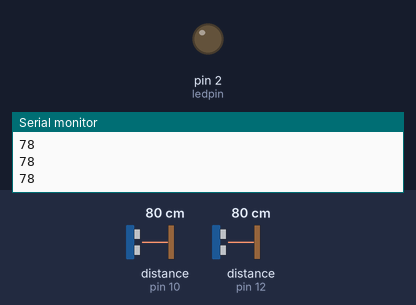
A sketch run on a simulated Arduino Uno, built with avr-gcc and run on an emulated ATmega328P. Shown: output pins drawn as LEDs (lit = HIGH), the last lines printed to the serial monitor. Wiring (inferred from the names in the program): 2 × ultrasonic range finder: trigger pin 9, echo pin 10 / trigger pin 11, echo pin 12. The test bench sets the inputs (shaded band); at power-on: distance to the obstacle (sensors on pin 10, pin 12) 80 cm. The echo pulse lasts 58.3 µs per cm; pins used as bus, display or sensor lines are not drawn.

Above: at 1.2 s.
1.3 s: distance to the obstacle (sensor on pin 10) set to 46 cm
2.8 s: distance to the obstacle (sensor on pin 10) set to 38 cm
At 3.6 s:
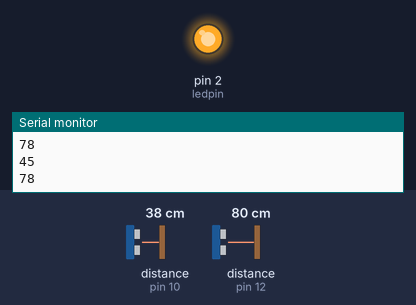
4.3 s: distance to the obstacle (sensor on pin 10) set to 60 cm
At 6.2 s:
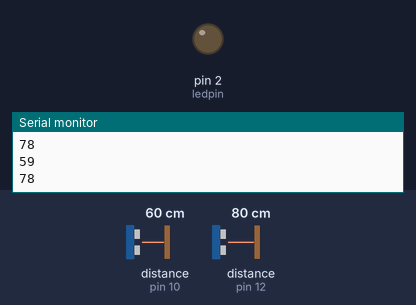
7.3 s: distance to the obstacle (sensor on pin 10) set to 2 cm
At 7.8 s:
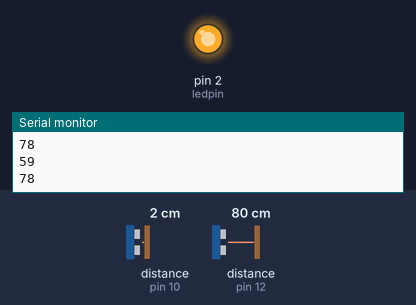
Timing chart, 0 to 9.8 s (numbered marks = the images above; inputs shaded):
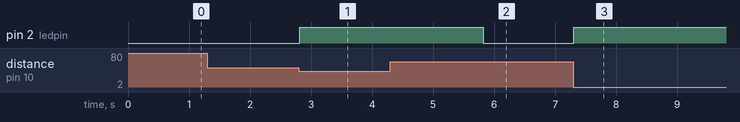

Measured:
- the behaviour switches between 42 and 41 cm on distance to the obstacle (sensor on pin 10) (found by bisection; images 0 and 1)
- after the input at 2.8 s, pin 2 (ledpin): LOW → HIGH at once
- after the input at 4.3 s, pin 2 (ledpin): HIGH → LOW after 1.5 s
- after the input at 7.3 s, pin 2 (ledpin): LOW → HIGH at once

The sketch:

sismik_1197070004.ino
```cpp
// C++ code
//
const int trigpin = 9;
const int echopin = 10;
const int trigpin2 = 11;
const int echopin2 = 12;
const int ledpin = 2;
const int ledpin2 = 3;
const int in=6;
long durasi, durasi2;
int jarak, jarak2;

void setup()
{
  pinMode(trigpin, OUTPUT);
  pinMode(echopin, INPUT);
  pinMode(trigpin2, OUTPUT);
  pinMode(echopin2, INPUT);
  pinMode(ledpin, OUTPUT);
  Serial.begin(9600);
}

void loop()
{
  digitalWrite(trigpin, LOW);
  delayMicroseconds(2);
  digitalWrite(trigpin, HIGH);
  delayMicroseconds(10);
  digitalWrite(trigpin, LOW);
  durasi=pulseIn(echopin, HIGH);
  jarak=durasi*0.034/2;
  digitalWrite(trigpin2, LOW);
  delayMicroseconds(2);
  digitalWrite(trigpin2, HIGH);
  delayMicroseconds(10);
  digitalWrite(trigpin2, LOW);
  durasi2=pulseIn(echopin2, HIGH);
  jarak2=durasi2*0.034/2;
  if(jarak<=40 && jarak2>=40){
    digitalWrite(ledpin, HIGH);
    digitalWrite(ledpin2, LOW);
    digitalWrite(in, HIGH);
    delay(3000);
    digitalWrite(in, LOW);
  }
  else if(jarak2<=40 && jarak>=40){
    digitalWrite(ledpin, LOW);
    digitalWrite(ledpin2, HIGH);
  }
  else if(jarak<=40 && jarak2<=40){
    digitalWrite(ledpin, HIGH);
    digitalWrite(ledpin2, HIGH);
    delay(100);
  }
  else{
    digitalWrite(ledpin, LOW);
    digitalWrite(ledpin2, LOW);
    digitalWrite(in, LOW);
  }
  Serial.println(jarak);
  Serial.println(jarak2);
}
```
